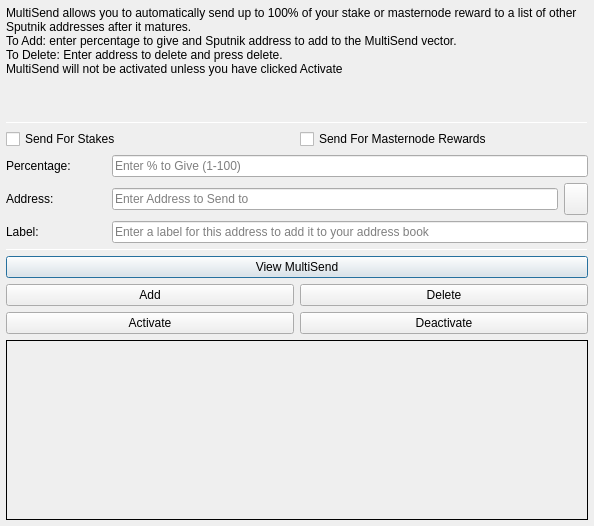
<?xml version="1.0" encoding="UTF-8"?>
<ui version="4.0">
 <class>MultiSendDialog</class>
 <widget class="QDialog" name="MultiSendDialog">
  <property name="windowModality">
   <enum>Qt::NonModal</enum>
  </property>
  <property name="geometry">
   <rect>
    <x>0</x>
    <y>0</y>
    <width>594</width>
    <height>526</height>
   </rect>
  </property>
  <property name="windowTitle">
   <string>MultiSend</string>
  </property>
  <layout class="QVBoxLayout" name="verticalLayout" stretch="0">
   <property name="leftMargin">
    <number>6</number>
   </property>
   <property name="topMargin">
    <number>6</number>
   </property>
   <property name="rightMargin">
    <number>6</number>
   </property>
   <property name="bottomMargin">
    <number>6</number>
   </property>
   <item>
    <layout class="QVBoxLayout" name="verticalLayout_Main" stretch="1,1,1,0,1,1,1">
     <item>
      <widget class="QLabel" name="label_2">
       <property name="lineWidth">
        <number>1</number>
       </property>
       <property name="text">
        <string>MultiSend allows you to automatically send up to 100% of your stake or masternode reward to a list of other Sputnik addresses after it matures.
To Add: enter percentage to give and Sputnik address to add to the MultiSend vector.
To Delete: Enter address to delete and press delete.
MultiSend will not be activated unless you have clicked Activate</string>
       </property>
       <property name="alignment">
        <set>Qt::AlignLeading|Qt::AlignLeft|Qt::AlignTop</set>
       </property>
       <property name="wordWrap">
        <bool>true</bool>
       </property>
      </widget>
     </item>
     <item>
      <widget class="Line" name="line">
       <property name="minimumSize">
        <size>
         <width>0</width>
         <height>1</height>
        </size>
       </property>
       <property name="maximumSize">
        <size>
         <width>16777215</width>
         <height>1</height>
        </size>
       </property>
       <property name="orientation">
        <enum>Qt::Horizontal</enum>
       </property>
      </widget>
     </item>
     <item>
      <layout class="QVBoxLayout" name="verticalLayout_Settings">
       <item>
        <layout class="QHBoxLayout" name="horizontalLayout">
         <item>
          <widget class="QCheckBox" name="multiSendStakeCheckBox">
           <property name="text">
            <string>Send For Stakes</string>
           </property>
          </widget>
         </item>
         <item>
          <widget class="QCheckBox" name="multiSendMasternodeCheckBox">
           <property name="text">
            <string>Send For Masternode Rewards</string>
           </property>
          </widget>
         </item>
        </layout>
       </item>
       <item>
        <layout class="QHBoxLayout" name="horizontalLayout_6">
         <item>
          <widget class="QLabel" name="label">
           <property name="minimumSize">
            <size>
             <width>100</width>
             <height>0</height>
            </size>
           </property>
           <property name="toolTip">
            <string>Percentage of stake to send</string>
           </property>
           <property name="text">
            <string>Percentage:</string>
           </property>
          </widget>
         </item>
         <item>
          <widget class="QLineEdit" name="multiSendPercentEdit">
           <property name="toolTip">
            <string>Enter whole numbers 1 - 100</string>
           </property>
           <property name="placeholderText">
            <string>Enter % to Give (1-100)</string>
           </property>
          </widget>
         </item>
        </layout>
       </item>
       <item>
        <layout class="QHBoxLayout" name="horizontalLayout_7">
         <item>
          <widget class="QLabel" name="label_5">
           <property name="minimumSize">
            <size>
             <width>100</width>
             <height>0</height>
            </size>
           </property>
           <property name="toolTip">
            <string>Address to send portion of stake to</string>
           </property>
           <property name="text">
            <string>Address:</string>
           </property>
          </widget>
         </item>
         <item>
          <widget class="QLineEdit" name="multiSendAddressEdit">
           <property name="toolTip">
            <string/>
           </property>
           <property name="placeholderText">
            <string>Enter Address to Send to</string>
           </property>
          </widget>
         </item>
         <item>
          <widget class="QToolButton" name="addressBookButton">
           <property name="maximumSize">
            <size>
             <width>16777215</width>
             <height>32</height>
            </size>
           </property>
           <property name="toolTip">
            <string>Choose an address from the address book</string>
           </property>
           <property name="text">
            <string/>
           </property>
           <property name="icon">
            <iconset resource="../Sputnik.qrc">
             <normaloff>:/icons/address-book</normaloff>:/icons/address-book</iconset>
           </property>
           <property name="shortcut">
            <string>Alt+A</string>
           </property>
          </widget>
         </item>
        </layout>
       </item>
      </layout>
     </item>
     <item>
      <layout class="QHBoxLayout" name="horizontalLayout_3">
       <item>
        <widget class="QLabel" name="label_3">
         <property name="minimumSize">
          <size>
           <width>100</width>
           <height>0</height>
          </size>
         </property>
         <property name="text">
          <string>Label:</string>
         </property>
        </widget>
       </item>
       <item>
        <widget class="QLineEdit" name="labelAddressLabelEdit">
         <property name="placeholderText">
          <string>Enter a label for this address to add it to your address book</string>
         </property>
        </widget>
       </item>
      </layout>
     </item>
     <item>
      <widget class="Line" name="line_2">
       <property name="minimumSize">
        <size>
         <width>0</width>
         <height>1</height>
        </size>
       </property>
       <property name="maximumSize">
        <size>
         <width>16777215</width>
         <height>1</height>
        </size>
       </property>
       <property name="orientation">
        <enum>Qt::Horizontal</enum>
       </property>
      </widget>
     </item>
     <item>
      <layout class="QVBoxLayout" name="verticalLayout_Buttons">
       <item>
        <layout class="QHBoxLayout" name="horizontalLayout_4">
         <item>
          <widget class="QPushButton" name="viewButton">
           <property name="toolTip">
            <string/>
           </property>
           <property name="statusTip">
            <string>View MultiSend Vector</string>
           </property>
           <property name="text">
            <string>View MultiSend</string>
           </property>
          </widget>
         </item>
        </layout>
       </item>
       <item>
        <layout class="QHBoxLayout" name="horizontalLayout_2">
         <item>
          <widget class="QPushButton" name="addButton">
           <property name="toolTip">
            <string/>
           </property>
           <property name="statusTip">
            <string>Add to MultiSend Vector</string>
           </property>
           <property name="text">
            <string>Add</string>
           </property>
          </widget>
         </item>
         <item>
          <widget class="QPushButton" name="deleteButton">
           <property name="toolTip">
            <string/>
           </property>
           <property name="statusTip">
            <string>Delete Address From MultiSend Vector</string>
           </property>
           <property name="text">
            <string>Delete</string>
           </property>
          </widget>
         </item>
        </layout>
       </item>
       <item>
        <layout class="QHBoxLayout" name="horizontalLayout_5">
         <item>
          <widget class="QPushButton" name="activateButton">
           <property name="statusTip">
            <string>Activate MultiSend</string>
           </property>
           <property name="text">
            <string>Activate</string>
           </property>
          </widget>
         </item>
         <item>
          <widget class="QPushButton" name="disableButton">
           <property name="statusTip">
            <string>Deactivate MultiSend</string>
           </property>
           <property name="text">
            <string>Deactivate</string>
           </property>
          </widget>
         </item>
        </layout>
       </item>
      </layout>
     </item>
     <item>
      <widget class="QLabel" name="message">
       <property name="minimumSize">
        <size>
         <width>0</width>
         <height>180</height>
        </size>
       </property>
       <property name="frameShape">
        <enum>QFrame::Panel</enum>
       </property>
       <property name="frameShadow">
        <enum>QFrame::Plain</enum>
       </property>
       <property name="lineWidth">
        <number>1</number>
       </property>
       <property name="midLineWidth">
        <number>1</number>
       </property>
       <property name="text">
        <string/>
       </property>
       <property name="alignment">
        <set>Qt::AlignLeading|Qt::AlignLeft|Qt::AlignTop</set>
       </property>
       <property name="wordWrap">
        <bool>true</bool>
       </property>
      </widget>
     </item>
    </layout>
   </item>
  </layout>
 </widget>
 <resources>
  <include location="../Sputnik.qrc"/>
 </resources>
 <connections/>
</ui>
